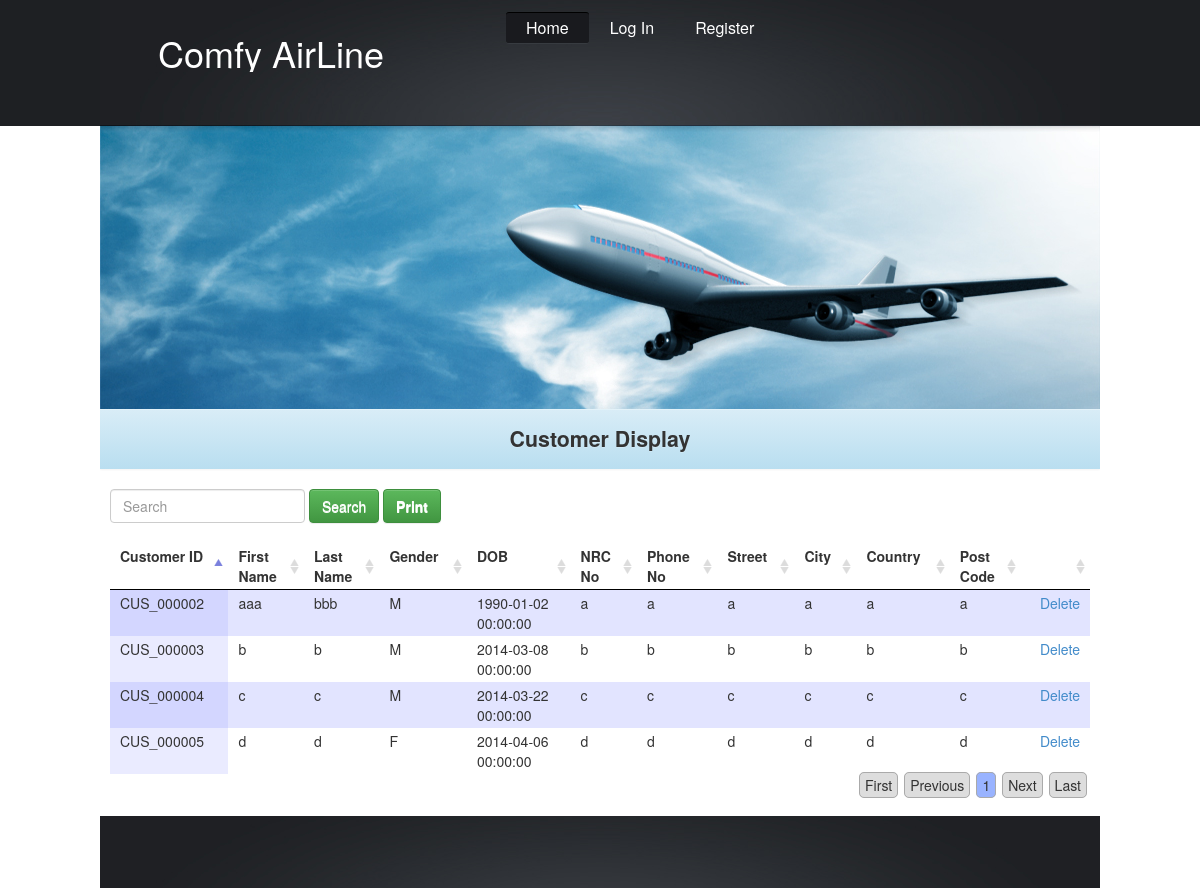
Screenshot of /customer-display.php with the database file from the repository.
### tables this page shows
CREATE TABLE IF NOT EXISTS `customers` (
  `customer_id` varchar(15) NOT NULL,
  `firstname` varchar(30) NOT NULL,
  `lastname` varchar(30) NOT NULL,
  `gender` char(1) NOT NULL,
  `DOB` datetime NOT NULL,
  `nrc_no` varchar(30) NOT NULL,
  `phone_no` varchar(30) NOT NULL,
  `street` varchar(255) NOT NULL,
  `city` varchar(255) NOT NULL,
  `country` varchar(255) NOT NULL,
  `post_code` varchar(10) NOT NULL,
  PRIMARY KEY (`customer_id`)
);

### includes/customerHelper.php (called while the page is built, shortened)
<?php
class customerHelper{
    public static function selectAll() {
        $sql = "SELECT * " .
                "FROM customers " .
                "ORDER BY customer_id";
        $result = mysql_query($sql) or die(mysql_error());
        $output=array();
        while ($row = mysql_fetch_array($result)) {
            $output[] = array(
                'customer_id' => $row['customer_id'],
                'firstname' => $row['firstname'],
                'lastname' => $row['lastname'],
                'gender' => $row['gender'],
                'DOB' => $row['DOB'],
                'nrc_no' => $row['nrc_no'],
                'phone_no' => $row['phone_no'],
                'street' => $row['street'],
                'city' => $row['city'],
                'country' => $row['country'],
                'post_code' => $row['post_code'],
            );
        }
        return $output;
    }
}
?>

### customer-display.php (the view, shortened to what this page needs)
<?php require_once ('includes/customerHelper.php'); ?>
<?php
if (isset($_POST['submitted'])) {
    if (isset($_POST['searchKey'])) {
        $searchKey = $_POST['searchKey'];
    }
    $flightData = customerHelper::searchCustomer($searchKey);
} else {
    $flightData = customerHelper::selectAll();
}
?>
<?php include ('includes/header.php'); ?>
<link href="css/jquery.dataTables.css" rel="stylesheet" type="text/css" />
<div class="row">
    <div class="col-md-12">
        <form class="form-inline" id="search" name="search" action="customer-display.php" method="post" role="form" >
            <div class="form-group">
                <input type="text" id="searchKey" name="searchKey" class="form-control" value="<?php echo isset($_POST['searchKey']) ? $_POST['searchKey'] : "" ?>" maxlength="30" placeholder="Search"/>
            </div>
            <div class="form-group btn-row">
                <button type="submit" name="submitted" class="btn btn-default btn-success my-btn">Search</button>
                <?php
                $link = "print_customer.php";
                ?>
                <a href="<?php echo $link; ?>" target="_blank" class="btn btn-default btn-success my-btn">Print</a>
            </div>
        </form>
        <br/>
        <table id="customer-table">
            <thead>
            <th>Customer ID</th>
            <th>First Name</th>
            <th>Last Name</th>
            <th>Gender</th>
            <th>DOB</th>
            <th>NRC No</th>
            <th>Phone No</th>
            <th>Street</th>
            <th>City</th>
            <th>Country</th>
            <th>Post Code</th>
            <th></th>
            </thead>
            <tbody>
                <?php foreach ($flightData as $row) { ?>
                    <tr>
                        <td><?php echo $row['customer_id']; ?></td>
                        <td><?php echo $row['firstname']; ?></td>
                        <td><?php echo $row['lastname']; ?></td>
                        <td><?php echo $row['gender']; ?></td>
                        <td><?php echo $row['DOB']; ?></td>
                        <td><?php echo $row['nrc_no']; ?></td>
                        <td><?php echo $row['phone_no']; ?></td>
                        <td><?php echo $row['street']; ?></td>
                        <td><?php echo $row['city']; ?></td>
                        <td><?php echo $row['country']; ?></td>
                        <td><?php echo $row['post_code']; ?></td>
                        <td class="text-right">
                            <a href="customer-display.php?customer_id=<?php echo $row['customer_id']; ?>&action=delete" class="delete-link">Delete</a>
                        </td>
                    </tr>
                <?php } ?>
            </tbody>
        </table>
    </div>
</div>
<?php include ('includes/footer.php'); ?>

### css/style.css (style rules this page uses)
body { background:#fff; border:0; font:14px Arial, Helvetica, sans-serif; color:#3c4046; line-height:20px; min-width:1000px; }
a { color:#1e749a; text-decoration:underline; outline:none; }
a { outline:none; }

### css/custom-style.css (style rules this page uses)
a.btn, a.btn:link, a.btn:visited { color: #FFFFFF; font-weight:bold; }

### rows the page displays
customers: customer_id "CUS_000002", firstname "aaa", lastname "bbb", gender "M", DOB "1990-01-02 00:00:00", nrc_no "a", phone_no "a", street "a", city "a", country "a", post_code "a"
customers: customer_id "CUS_000003", firstname "b", lastname "b", gender "M", DOB "2014-03-08 00:00:00", nrc_no "b", phone_no "b", street "b", city "b", country "b", post_code "b"
customers: customer_id "CUS_000004", firstname "c", lastname "c", gender "M", DOB "2014-03-22 00:00:00", nrc_no "c", phone_no "c", street "c", city "c", country "c", post_code "c"
customers: customer_id "CUS_000005", firstname "d", lastname "d", gender "F", DOB "2014-04-06 00:00:00", nrc_no "d", phone_no "d", street "d", city "d", country "d", post_code "d"

### other values shown
$pageTitle "Customer Display"
